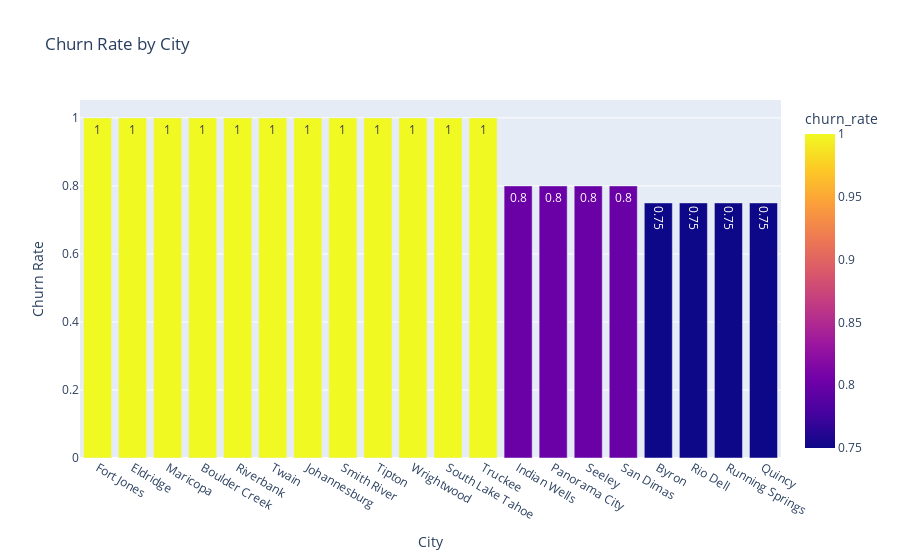

The cell this chart's notebook holds for it:
### Markdown cell above
- Customer base is heavily concentrated in a few large metropolitan areas (Los Angeles, San Diego, San Jose, Sacramento).

- The majority of other cities have fewer than 30 customers, showing a strong class imbalance across cities.

### Code cell
# City Churn Rates
fig = px.bar(
    city_churn.sort_values("churn_rate", ascending=False).head(20),
    x="city",
    y="churn_rate",
    color="churn_rate",
    text="churn_rate",
    title="Churn Rate by City",
)
fig.update_layout(yaxis_title="Churn Rate", xaxis_title="City")
fig.show()

### Figure 1 — Plotly figure (JSON) as saved in the notebook; plotly's stock layout.template omitted (floating-point values rounded to 4 significant figures)
{"data": [{"hovertemplate": "city=%{x}<br>churn_rate=%{marker.color}<extra></extra>", "legendgroup": "", "marker": {"color": [1.0, 1.0, 1.0, 1.0, 1.0, 1.0, 1.0, 1.0, 1.0, 1.0, 1.0, 1.0, 0.8, 0.8, 0.8, 0.8, 0.75, 0.75, 0.75, 0.75], "coloraxis": "coloraxis", "pattern": {"shape": ""}}, "name": "", "orientation": "v", "showlegend": false, "text": [1.0, 1.0, 1.0, 1.0, 1.0, 1.0, 1.0, 1.0, 1.0, 1.0, 1.0, 1.0, 0.8, 0.8, 0.8, 0.8, 0.75, 0.75, 0.75, 0.75], "textposition": "auto", "type": "bar", "x": ["Fort Jones", "Eldridge", "Maricopa", "Boulder Creek", "Riverbank", "Twain", "Johannesburg", "Smith River", "Tipton", "Wrightwood", "South Lake Tahoe", "Truckee", "Indian Wells", "Panorama City", "Seeley", "San Dimas", "Byron", "Rio Dell", "Running Springs", "Quincy"], "xaxis": "x", "y": [1.0, 1.0, 1.0, 1.0, 1.0, 1.0, 1.0, 1.0, 1.0, 1.0, 1.0, 1.0, 0.8, 0.8, 0.8, 0.8, 0.75, 0.75, 0.75, 0.75], "yaxis": "y"}], "layout": {"barmode": "relative", "coloraxis": {"colorbar": {"title": {"text": "churn_rate"}}, "colorscale": [[0, "#0d0887"], [0.1111, "#46039f"], [0.2222, "#7201a8"], [0.3333, "#9c179e"], [0.4444, "#bd3786"], [0.5556, "#d8576b"], [0.6667, "#ed7953"], [0.7778, "#fb9f3a"], [0.8889, "#fdca26"], [1, "#f0f921"]]}, "legend": {"tracegroupgap": 0}, "title": {"text": "Churn Rate by City"}, "xaxis": {"anchor": "y", "domain": [0, 1], "title": {"text": "City"}}, "yaxis": {"anchor": "x", "domain": [0, 1], "title": {"text": "Churn Rate"}}}}
